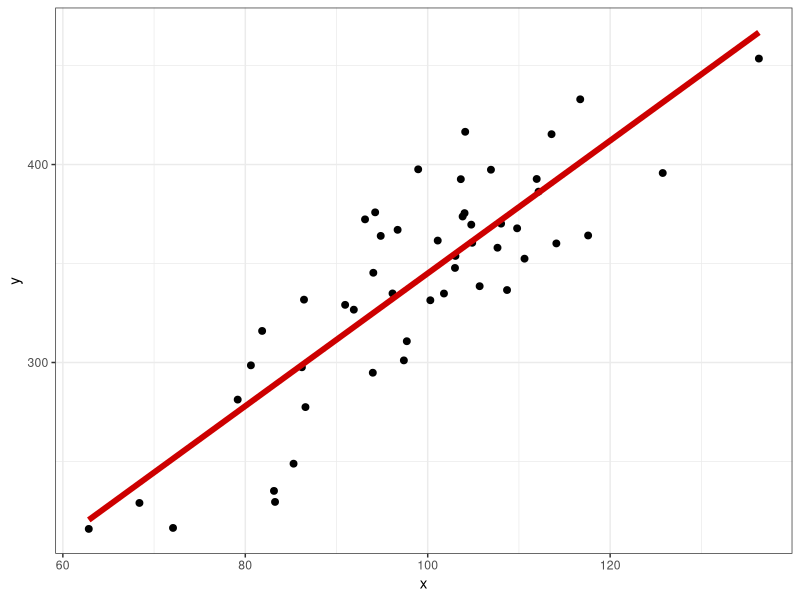

Generate this figure with R:
## ---- chunk 1
library(tidyverse)
theme_set(theme_bw())
## ---- chunk 2
tibble(
  x = rnorm(50, 100, 15),
  y = 8 + 3.4 * x + rnorm(50, 0, 30)
) -> simple_reg
## ---- chunk 3
simple_reg %>% 
  ggplot(aes(x, y)) +
  geom_point(size = 2) +
  geom_smooth(method = "lm",
              size = 2,
              se = FALSE,
              color = "red3")
## ---- chunk 4
fit <- lm(y ~ x, simple_reg)
summary(fit)
